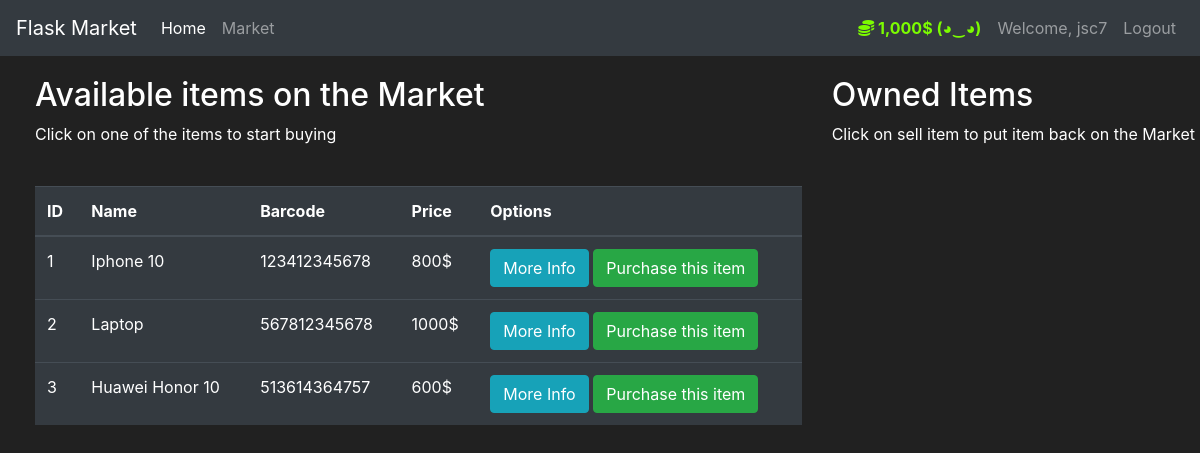
Page /market (signed in) on the committed database.
### market/models.py (models this page shows, shortened)
class User(db.Model, UserMixin):
    id = db.Column(db.Integer, primary_key=True)
    username = db.Column(db.String(length=30), nullable=False, unique=True)
    email_address = db.Column(db.String(length=50), nullable=False, unique=True)
    password_hash = db.Column(db.String(length=60), nullable=False)
    budget = db.Column(db.Integer(), nullable=False, default=1000)
    items = db.relationship('Item', backref='owned_user', lazy=True)
    @property # ovo ce nam ljepse ispisivati novac (stavljat ce zarez iza svake trece cifre)
    def prettier_budget(self):
        if self.budget == 0:
            return f'{self.budget}$ ¯\_༼ ಥ ‿ ಥ ༽_/¯'
        elif len(str(self.budget)) == 4:
            return f'{str(self.budget)[:-3]},{str(self.budget)[-3:]}$ (◕‿◕)'
        elif len(str(self.budget)) >=5:
            return f'{str(self.budget)[:-3]},{str(self.budget)[-3:]}$ (⊙_⊙)ヽ(°〇°)ﾉ'
        else:
            return f"{self.budget}$ (ﾒ﹏ﾒ)"
    @property #design pattern koji nam dozvoljava da dodamo nove funkcionalnosti na postojeci objekat bez da modifikuje njegovu strukturu
    def password(self):
        return self.password

class Item(db.Model): #buduci da je Item klasa izvedena iz klase Model, to bazi govori da je Item klasa model
    id = db.Column(db.Integer, primary_key=True) #treba pk
    name = db.Column(db.String(length=30), nullable=False, unique=True) #name je kolona u bazi, koja je tipa string
    price = db.Column(db.Integer(), nullable=False)
    barcode = db.Column(db.String(length=12), nullable=False, unique=True)#barcode je string jer se s njim nece
    description = db.Column(db.String(length=1024), nullable=False, unique=True)
    owner = db.Column(db.Integer(), db.ForeignKey('user.id')) #veze se za prvi kolonu u Useru (id)

### market/routes.py (the view, shortened to what this page needs)
@app.route("/market", methods=['GET','POST']) #ok, idemo na market
@login_required # but, ali jesi li loged-in ? rjesenjeu __init__ line12, ugl
def market_page():
    purchase_form = PurchaseItemForm() #ovdje se obavlja kupovina
    selling_form = SellItemForm() #ovdje se obavlja prodaja
    if request.method == "GET":
        items = Item.query.filter_by(owner=None) # lista sve iteme spaseni u bazi
        owned_items = Item.query.filter_by(owner=current_user.id) #lista sve iteme koje logged korisnik posjeduje
        return render_template("market.html", items=items, purchase_form=purchase_form, owned_items=owned_items, selling_form=selling_form)

### market/models.py (called while the page is built)
@login_manager.user_loader
def load_user(user_id):
    return User.query.get(int(user_id))

### market/Templates/market.html (shortened to what this page needs)
{% extends "base.html" %}
{% block content %}
    <div class="row" style="margin-top:20px; margin-left:20px">
        <div class="col-8">
            <h2>Available items on the Market</h2>
            <p>Click on one of the items to start buying</p>
            <br>
            <table class="table table-hover table-dark">
                <thead>
                    <tr>
                        <th scope="col">ID</th>
                        <th scope="col">Name</th>
                        <th scope="col">Barcode</th>
                        <th scope="col">Price</th>
                        <th scope="col">Options</th>
                    </tr>
                </thead>
                <tbody>
                    {% for item in items %}
                    <tr>
                        <td>{{ item.id }}</td>
                        <td>{{ item.name }}</td>
                        <td>{{ item.barcode }}</td>
                        <td>{{ item.price }}$</td>
                        <td>
                            <button class="btn btn-outline btn-info" data-toggle="modal" data-target="#Modal-MoreInfo-{{ item.id }}">More Info</button>
                            <button class="btn btn-outline btn-success" data-toggle="modal" data-target="#Modal-PurchaseConfirm-{{ item.id }}">Purchase this item</button>
                        </td>
                    </tr>
                    {% endfor %}
                </tbody>
            </table>
        </div>
        <div class="col-4">
            <h2>Owned Items</h2>
            <p>Click on sell item to put item back on the Market</p>
            <br>
        </div>
    </div>
{% endblock %}

### market/Templates/base.html (shortened to what this page needs)
<!doctype html>
<html lang="en">
    <head>
      <link rel="stylesheet" href="https://cdn.jsdelivr.net/npm/bootstrap@4.5.3/dist/css/bootstrap.min.css">
    </head>
    <body>
        <nav class="navbar navbar-expand-md navbar-dark bg-dark">
            <a class="navbar-brand" href="#">Flask Market</a>
            <div class="collapse navbar-collapse" id="navbarNav">
                <ul class="navbar-nav mr-auto">
                    <li class="nav-item active">
                        <a class="nav-link" href="{{ url_for('home_page') }}">Home <span class="sr-only">(current)</span></a>
                    </li>
                    <li class="nav-item">
                        <a class="nav-link" href="{{ url_for('market_page') }}">Market</a>
                    </li>
                </ul>
                    {% if current_user.is_authenticated %}
                        <ul class="navbar-nav">
                            <li class="nav-item">
                                <a class="nav-link" style="color: lawngreen; font-weight: bold;">
                                    <i class="fas fa-coins"></i>
                                    {{ current_user.prettier_budget }}
                                </a>
                            </li>
                            <li class="nav-item">
                                <a class="nav-link">Welcome, {{ current_user.username }}</a>
                            </li>
                            <li class="nav-item">
                                <a class="nav-link" href="{{ url_for('logout_page') }}">Logout</a>
                            </li>
                        </ul>
                    {% endif %}
            </div>
        </nav>
        {% block content %}
        {% endblock %}
    </body>
</html>

### market/Templates/base.html (style rules this page uses)
body { background-color: #212121; color: white }

### rows in the picture
User: prettier_budget "1,000$ (◕‿◕)", username "jsc7"
Item: id "1", name "Iphone 10", barcode "123412345678", price "800"
Item: id "2", name "Laptop", barcode "567812345678", price "1000"
Item: id "3", name "Huawei Honor 10", barcode "513614364757", price "600"
